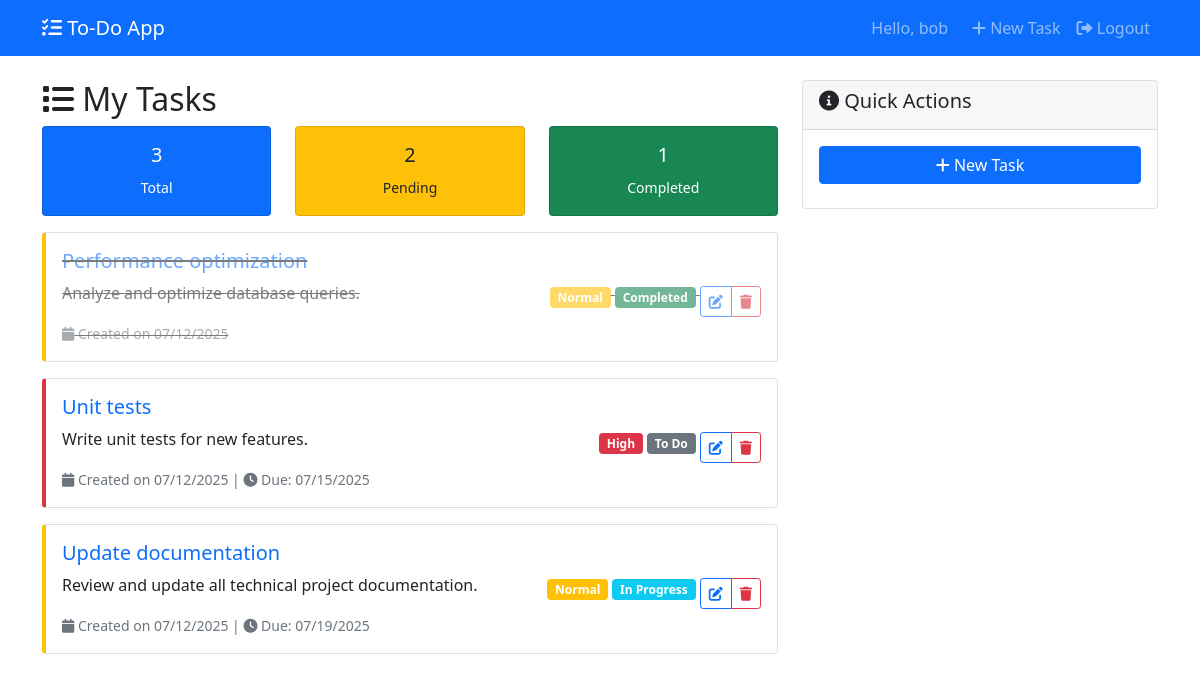
The page / (signed in) on the database its author committed.
### tasks/models.py (models this page shows, shortened)
class Task(models.Model):
    PRIORITY_CHOICES = [
        ('low', 'Low'),
        ('normal', 'Normal'),
        ('high', 'High'),
    ]
    STATUS_CHOICES = [
        ('todo', 'To Do'),
        ('in_progress', 'In Progress'),
        ('completed', 'Completed'),
    ]
    user = models.ForeignKey(
        User,
        on_delete=models.CASCADE,
        verbose_name="User",
        help_text="Task owner"
    )
    title = models.CharField(
        max_length=255,
        verbose_name="Title",
        help_text="Task title"
    )
    description = models.TextField(
        blank=True,
        null=True,
        verbose_name="Description",
        help_text="Detailed task description (optional)"
    )
    priority = models.CharField(
        max_length=10,
        choices=PRIORITY_CHOICES,
        default='normal',
        verbose_name="Priority",
        help_text="Task priority level"
    )
    due_date = models.DateField(
        blank=True,
        null=True,
        verbose_name="Due Date",
        help_text="Task deadline (optional)"
    )
    status = models.CharField(
        max_length=15,
        choices=STATUS_CHOICES,
        default='todo',
        verbose_name="Status",
        help_text="Task progress status"
    )
    created_date = models.DateTimeField(
        auto_now_add=True,
        verbose_name="Created Date"
    )
    modified_date = models.DateTimeField(
        auto_now=True,
        verbose_name="Modified Date"
    )
    class Meta:
        verbose_name = "Task"
        verbose_name_plural = "Tasks"
        ordering = ['-created_date']

### tasks/views.py (the view)
# urls.py: path('', views.TaskListView.as_view(), name='task_list'),
class TaskListView(LoginRequiredMixin, ListView):
    model = Task
    template_name = 'tasks/task_list.html'
    context_object_name = 'tasks'
    paginate_by = 10
    login_url = reverse_lazy('login')
    def get_queryset(self):
        return Task.objects.filter(user=self.request.user).order_by('-created_date')
    def get_context_data(self, **kwargs):
        context = super().get_context_data(**kwargs)
        user_tasks = Task.objects.filter(user=self.request.user)
        context['total_tasks'] = user_tasks.count()
        context['completed_tasks'] = user_tasks.filter(status='completed').count()
        context['pending_tasks'] = user_tasks.exclude(status='completed').count()
        return context

### templates/tasks/task_list.html (shortened to what this page needs)
{% extends 'base.html' %}
{% block content %}
<div class="row">
    <div class="col-md-8">
        <h2><i class="fas fa-list"></i> My Tasks</h2>
        {% if tasks %}
            <div class="row mb-3">
                <div class="col-md-4">
                    <div class="card text-center bg-primary text-white">
                        <div class="card-body">
                            <h5>{{ total_tasks }}</h5>
                            <small>Total</small>
                        </div>
                    </div>
                </div>
                <div class="col-md-4">
                    <div class="card text-center bg-warning text-dark">
                        <div class="card-body">
                            <h5>{{ pending_tasks }}</h5>
                            <small>Pending</small>
                        </div>
                    </div>
                </div>
                <div class="col-md-4">
                    <div class="card text-center bg-success text-white">
                        <div class="card-body">
                            <h5>{{ completed_tasks }}</h5>
                            <small>Completed</small>
                        </div>
                    </div>
                </div>
            </div>
            {% for task in tasks %}
                <div class="card mb-3 priority-{{ task.priority }}">
                    <div class="card-body {% if task.status == 'completed' %}status-completed{% endif %}">
                        <div class="row align-items-center">
                            <div class="col-md-8">
                                <h5 class="card-title">
                                    <a href="{% url 'task_detail' task.pk %}" class="text-decoration-none">
                                        {{ task.title }}
                                    </a>
                                </h5>
                                {% if task.description %}
                                    <p class="card-text">{{ task.description|truncatewords:20 }}</p>
                                {% endif %}
                                <small class="text-muted">
                                    <i class="fas fa-calendar"></i> Created on {{ task.created_date|date:"m/d/Y" }}
                                    {% if task.due_date %}
                                        | <i class="fas fa-clock"></i> Due: {{ task.due_date|date:"m/d/Y" }}
                                    {% endif %}
                                </small>
                            </div>
                            <div class="col-md-4 text-end">
                                <span class="badge bg-{% if task.priority == 'high' %}danger{% elif task.priority == 'normal' %}warning{% else %}success{% endif %}">
                                    {{ task.get_priority_display }}
                                </span>
                                <span class="badge bg-{% if task.status == 'completed' %}success{% elif task.status == 'in_progress' %}info{% else %}secondary{% endif %}">
                                    {{ task.get_status_display }}
                                </span>
                                <div class="btn-group mt-2">
                                    <a href="{% url 'task_update' task.pk %}" class="btn btn-sm btn-outline-primary">
                                        <i class="fas fa-edit"></i>
                                    </a>
                                    <a href="{% url 'task_delete' task.pk %}" class="btn btn-sm btn-outline-danger">
                                        <i class="fas fa-trash"></i>
                                    </a>
                                </div>
                            </div>
                        </div>
                    </div>
                </div>
            {% endfor %}
        {% endif %}
    </div>
    <div class="col-md-4">
        <div class="card">
            <div class="card-header">
                <h5><i class="fas fa-info-circle"></i> Quick Actions</h5>
            </div>
            <div class="card-body">
                <a href="{% url 'task_create' %}" class="btn btn-primary btn-block mb-2 w-100">
                    <i class="fas fa-plus"></i> New Task
                </a>
            </div>
        </div>
    </div>
</div>
{% endblock %}

### templates/base.html (shortened to what this page needs)
<!DOCTYPE html>
<html lang="en">
<head>
    <link href="https://cdn.jsdelivr.net/npm/bootstrap@5.1.3/dist/css/bootstrap.min.css" rel="stylesheet">
    <link href="https://cdnjs.cloudflare.com/ajax/libs/font-awesome/6.0.0/css/all.min.css" rel="stylesheet">
</head>
<body>
    <nav class="navbar navbar-expand-lg navbar-dark bg-primary">
        <div class="container">
            <a class="navbar-brand" href="{% url 'task_list' %}">
                <i class="fas fa-tasks"></i> To-Do App
            </a>
            {% if user.is_authenticated %}
                <div class="navbar-nav ms-auto">
                    <span class="navbar-text me-3">
                        Hello, {{ user.username }}
                    </span>
                    <a class="nav-link" href="{% url 'task_create' %}">
                        <i class="fas fa-plus"></i> New Task
                    </a>
                    <a class="nav-link" href="{% url 'logout' %}">
                        <i class="fas fa-sign-out-alt"></i> Logout
                    </a>
                </div>
            {% endif %}
        </div>
    </nav>
    <div class="container mt-4">
        {% block content %}
        {% endblock %}
    </div>
</body>
</html>

### templates/base.html (style rules this page uses)
.priority-normal { border-left: 4px solid #ffc107; }
.priority-high { border-left: 4px solid #dc3545; }
.status-completed { opacity: 0.6; text-decoration: line-through; }

### rows shown on the page
Task: title "Performance optimization", description "Analyze and optimize database queries.", created_date "07/12/2025", priority "Normal", status "Completed"
Task: title "Unit tests", description "Write unit tests for new features.", created_date "07/12/2025", due_date "07/15/2025", priority "High", status "To Do"
Task: title "Update documentation", description "Review and update all technical project documentation.", created_date "07/12/2025", due_date "07/19/2025", priority "Normal", status "In Progress"

### other values the page prints
{{ user.username }} "bob"
{{ total_tasks }} "3"
{{ pending_tasks }} "2"
{{ completed_tasks }} "1"
